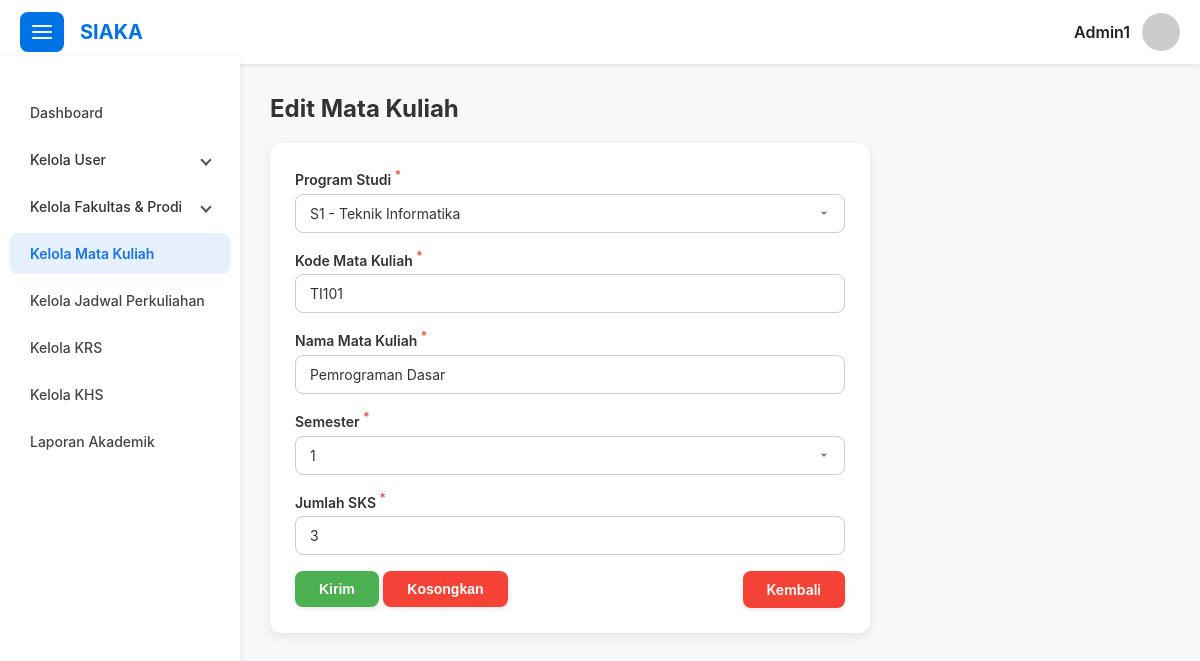
/page/matakuliah/edit_mata_kuliah.php?id=1 (signed in), run on the app's committed database.
### tables this page shows
CREATE TABLE `mata_kuliah` (
  `id` int(11) NOT NULL,
  `kode_mk` varchar(20) NOT NULL,
  `nama_mk` varchar(100) NOT NULL,
  `sks` int(11) NOT NULL,
  `semester` int(11) NOT NULL,
  `id_prodi` int(11) NOT NULL
);

CREATE TABLE `prodi` (
  `id` int(11) NOT NULL,
  `nama_prodi` varchar(100) NOT NULL,
  `id_fakultas` int(11) NOT NULL,
  `jenjang` enum('D3','S1','S2') DEFAULT NULL
);

### config/config.php (called while the page is built, shortened)
<?php
function base_url($path = '')
{
  return BASE_URL . ltrim($path, '/');
}

### page/matakuliah/edit_mata_kuliah.php (the view, shortened to what this page needs)
<?php include("../../layout/header.php"); ?>
<?php include("../../layout/topbar.php"); ?>
<?php include("../../layout/sidebar.php"); ?>
<?php include("../../config/db.php"); ?>
<?php
$id = isset($_GET['id']) ? $_GET['id'] : null;
$query = "SELECT * FROM mata_kuliah WHERE id = '$id'";
$sql = mysqli_query($conn, $query);
$data = mysqli_fetch_object($sql);
$q_prodi = "SELECT * FROM prodi";
$sql_prodi = mysqli_query($conn, $q_prodi);
$semester = [1, 2, 3, 4, 5, 6, 7, 8];
?>
<section id="edit-matakuliah">
  <div class="row">
    <div class="col-md-12">
      <form class="form-container" action="<?= base_url("/action/matakuliah/edit_data.php"); ?>" method="post">
        <div class="form-group">
          <label>Program Studi <sup class="text-danger">*</sup></label>
          <select name="prodi" id="prodi" required>
            <?php while ($p = mysqli_fetch_array($sql_prodi)) { ?>
              <option value="<?= $p["id"]; ?>" <?= $data->id_prodi == $p["id"] ? "selected" : "" ?>><?= $p["jenjang"] . " - " . $p["nama_prodi"] ?></option>
            <?php } ?>
          </select>
        </div>
        <div class="form-group">
          <label>Kode Mata Kuliah <sup class="text-danger">*</sup></label>
          <input type="text" id="kode_mk" name="kode_mk" value="<?= $data->kode_mk ?>" required>
        </div>
        <div class="form-group">
          <label>Nama Mata Kuliah <sup class="text-danger">*</sup></label>
          <input type="text" id="nama_mk" name="nama_mk" value="<?= $data->nama_mk ?>" required>
        </div>
        <div class="form-group">
          <label>Semester <sup class="text-danger">*</sup></label>
          <select name="semester" id="semester">
            <?php foreach ($semester as $s) { ?>
              <option value="<?= $s ?>" <?= $data->semester == $s ? "selected" : "" ?>><?= $s ?></option>
            <?php } ?>
          </select>
        </div>
        <div class="form-group">
          <label>Jumlah SKS <sup class="text-danger">*</sup></label>
          <input type="number" min="1" id="sks" name="sks" value="<?= $data->sks ?>" required>
        </div>
        <div class="row">
          <div class="col-md-6">
            <button type="submit" class="btn btn-success">Kirim</button>
            <button type="reset" class="btn btn-danger">Kosongkan</button>
          </div>
          <div class="col-md-6">
            <a href="<?= base_url("/page/matakuliah/data_mata_kuliah.php") ?>" class="btn btn-danger float-right">Kembali</a>
          </div>
        </div>
      </form>
    </div>
  </div>
</section>
<?php include("../../layout/scripts.php"); ?>
<?php include("../../layout/footer.php"); ?>

### style/style.css (style rules this page uses)
* { box-sizing: border-box; }
body { margin: 0; font-family: 'Inter', sans-serif; background: #f7f8fa; color: #222; }
.btn { padding: 10px 24px; font-size: 14px; font-weight: 600; border: none; border-radius: 8px; cursor: pointer; user-select: none; transition: background-color 0.25s ease, transform 0.1s ease; box-shadow: 0 2px 6px rgba(0, 0, 0, 0.1); outline: none; text-decoration: none; }
.btn-success { background-color: #4caf50; color: white; }
.btn-danger { background-color: #f44336; color: white; }
form { width: 100%; max-width: 100%; }
.form-container { background-color: #fff; padding: 25px; border-radius: 12px; box-shadow: 0 4px 12px rgba(0, 0, 0, 0.08); max-width: 600px; margin-bottom: 30px; }
.form-group { margin-bottom: 1rem; display: flex; flex-direction: column; }
label { font-weight: 600; margin-bottom: 6px; color: #333; font-size: 14px; }
input[type="text"], input[type="date"], input[type="time"], input[type="number"], input[type="email"], input[type="password"], select, textarea { padding: 10px 14px; border: 1px solid #ccc; border-radius: 8px; font-size: 14px; font-family: inherit; background-color: #fff; color: #333; transition: border-color 0.3s ease, box-shadow 0.3s ease; width: 100%; box-sizing: border-box; }
select { appearance: none; background-repeat: no-repeat; background-position: right 12px center; background-size: 16px 16px; }
.row { display: flex; flex-wrap: wrap; margin-left: -10px; margin-right: -10px; }
[class*="col-"] { padding-left: 10px; padding-right: 10px; box-sizing: border-box; }
@media (min-width: 768px) { .col-md-6 { width: 50%; } }
@media (min-width: 768px) { .col-md-12 { width: 100%; } }
.text-danger { color: #f44336 !important; }
.float-right { float: right !important; }

### data on the page
mata_kuliah: prodi "S1 - Teknik Informatika", kode_mk "TI101", nama_mk "Pemrograman Dasar", semester "1", sks "3"

### other printed values
$_SESSION["username"] "Admin1"
$page "Edit Mata Kuliah"
